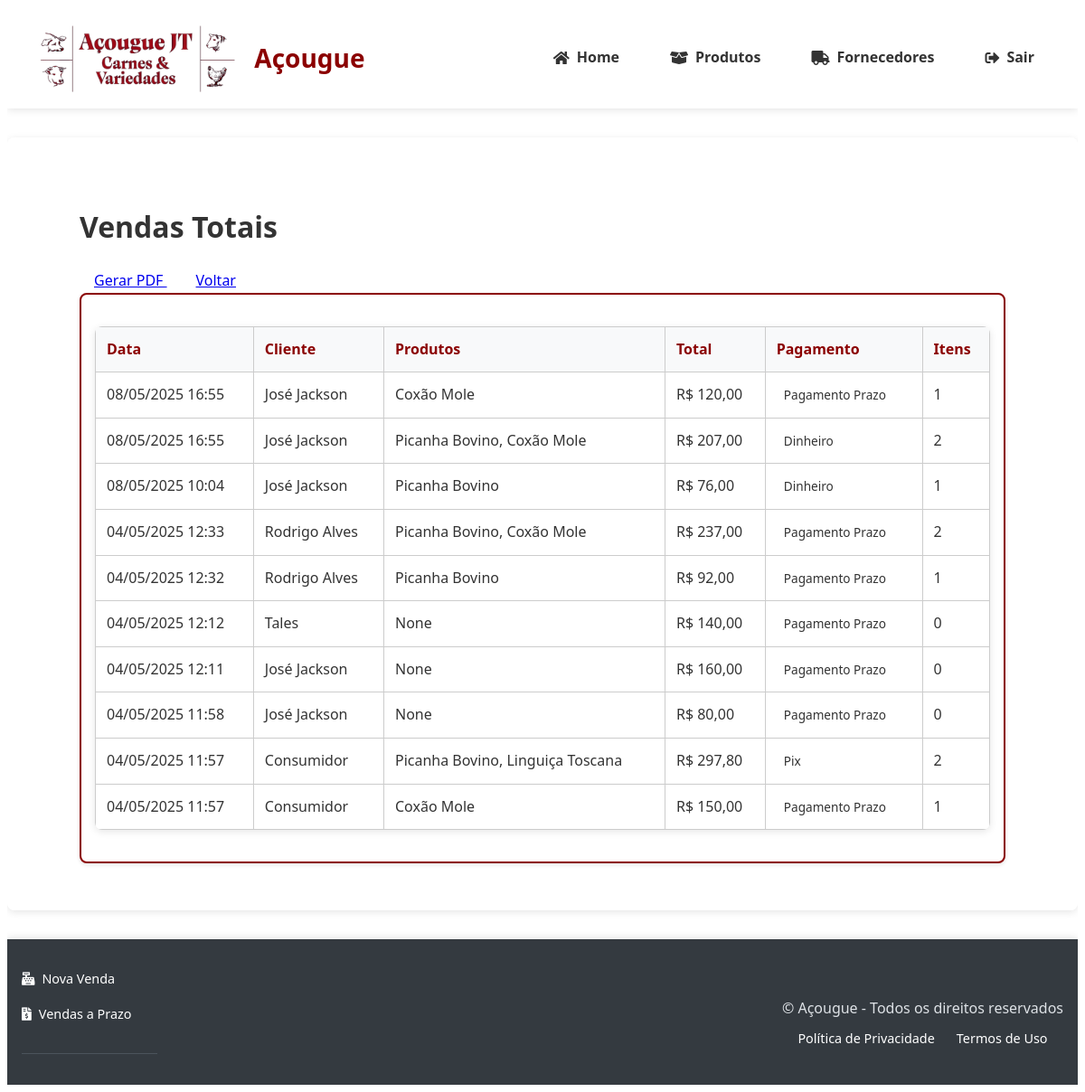
Before: /relatorios/vendas_totais (signed in) with the older database file.
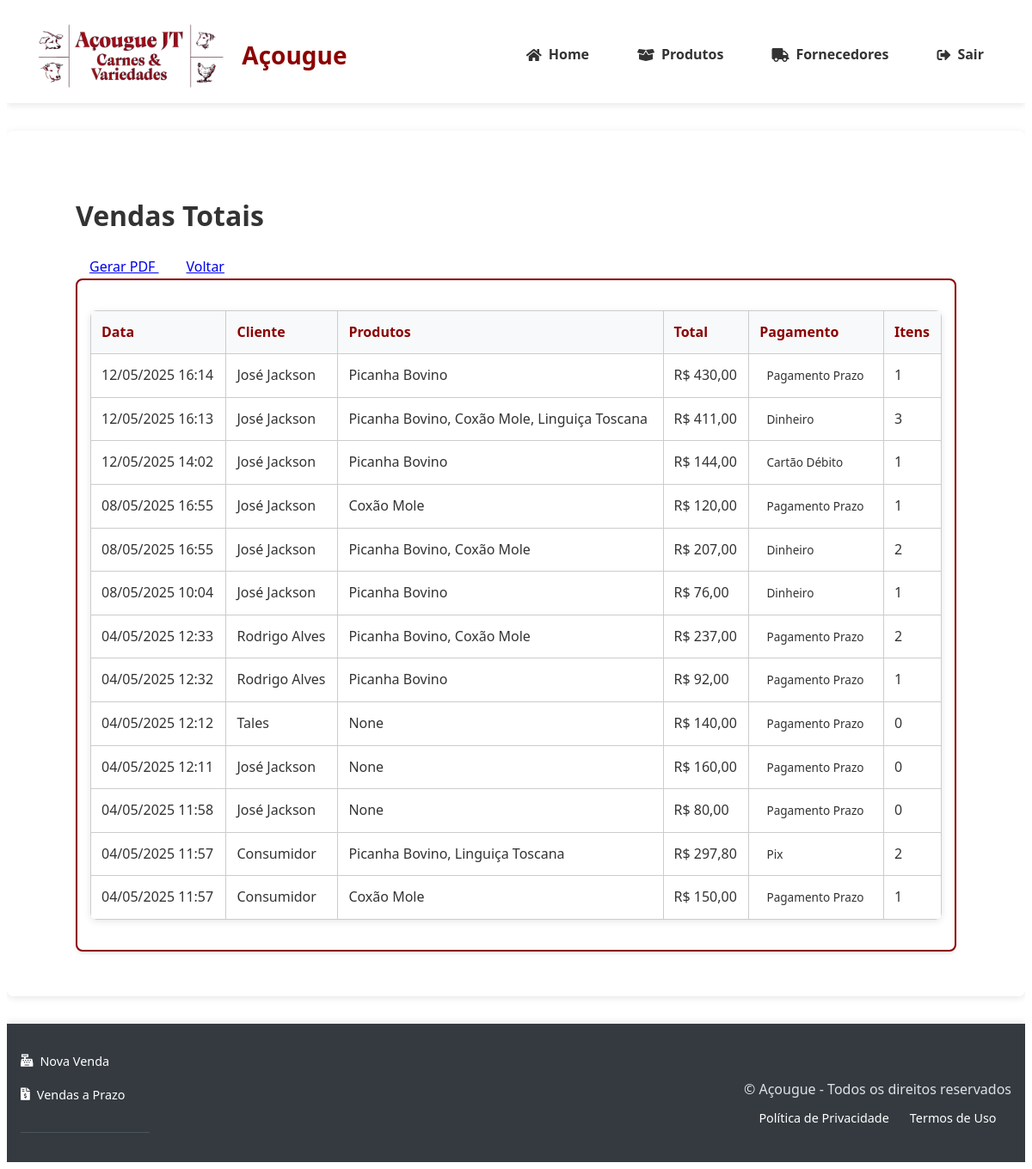
After: the same page with the newer database file.
### tables this page shows
CREATE TABLE vendas (
                id TEXT PRIMARY KEY,
                data TIMESTAMP DEFAULT CURRENT_TIMESTAMP,
                cliente_cpf TEXT,
                cliente_nome TEXT,  
                total DECIMAL(10,2) NOT NULL,
                metodo_pagamento TEXT NOT NULL,
                usuario_id INTEGER NOT NULL REFERENCES users(id) ON DELETE CASCADE,
                status_pagamento TEXT NOT NULL DEFAULT 'pago',
                data_vencimento DATE,
                observacao TEXT
            );

### app.py (the view, shortened to what this page needs)
@app.route('/relatorios/<report_type>')
@login_required
@role_required('gerente')
def relatorios_unificados(report_type):
    report_titles = {
        'vendas_totais': 'Vendas Totais',
    }
    if report_type == 'vendas_totais':
        with get_db_connection() as conn:
            cursor = conn.cursor()
            cursor.execute('''
                SELECT
                    v.id,
                    v.data,
                    v.cliente_nome as cliente,
                    GROUP_CONCAT(p.nome, ', ') as produtos,
                    v.total,
                    v.metodo_pagamento,
                    COUNT(vi.id) as total_itens
                FROM vendas v
                LEFT JOIN venda_itens vi ON v.id = vi.venda_id
                LEFT JOIN produtos p ON vi.produto_id = p.id
                GROUP BY v.id
                ORDER BY v.data DESC
            ''')
            dados = [dict(zip([column[0] for column in cursor.description], row))
                    for row in cursor.fetchall()]
        return render_template('relatorio_unificado.html',
                            dados=dados,
                            report_type=report_type,
                            titulo_relatorio=report_titles.get(report_type, 'Relatório'))

### app.py (called while the page is built)
def format_datetime(value, format='%d/%m/%Y %H:%M'):
    if value is None:
        return ''
    if isinstance(value, str):
        try:
            value = datetime.strptime(value, '%Y-%m-%d %H:%M:%S')
        except ValueError:
            try:
                value = datetime.strptime(value, '%Y-%m-%d')
            except ValueError:
                return value
    return value.strftime(format)

@app.template_filter('format_currency')
def format_currency(value):
    try:
        return f"R$ {float(value):,.2f}".replace(",", "X").replace(".", ",").replace("X", ".")
    except (ValueError, TypeError):
        return "R$ 0,00"

### banco_dados.py (called while the page is built)
@contextmanager
def get_db_connection():
    conn = sqlite3.connect(DB_PATH)
    conn.row_factory = sqlite3.Row
    conn.execute("PRAGMA foreign_keys = ON")
    try:
        yield conn
    finally:
        conn.close()

### templates/relatorio_unificado.html (shortened to what this page needs)
{% extends 'base.html' %}
{% block content %}
<div class="container dashboard-container">
    <div class="d-flex justify-content-between align-items-center mb-4">
        <h1>{{ titulo_relatorio }}</h1>
        <div>
            <a href="{{ url_for('gerar_pdf') }}" class="btn btn-primary me-2">
                Gerar PDF
            </a>
            <a href="{{ url_for('relatorios') }}" class="btn btn-secondary">
                Voltar
            </a>
        </div>
    </div>
    <div class="card">
        <div class="card-body">
            {% if report_type == 'vendas_totais' %}
                <div class="table-responsive">
                    <table class="table table-striped table-hover">
                        <thead class="table-dark">
                            <tr>
                                <th>Data</th>
                                <th>Cliente</th>
                                <th>Produtos</th>
                                <th>Total</th>
                                <th>Pagamento</th>
                                <th>Itens</th>
                            </tr>
                        </thead>
                        <tbody>
                            {% for venda in dados %}
                            <tr>
                                <td>{{ venda.data|format_datetime('%d/%m/%Y %H:%M') }}</td>
                                <td>{{ venda.cliente or 'Consumidor' }}</td>
                                <td>{{ venda.produtos }}</td>
                                <td>{{ venda.total|format_currency }}</td>
                                <td>
                                    <span class="badge bg-{{ 'success' if venda.metodo_pagamento != 'pagamento_prazo' else 'warning' }}">
                                        {{ venda.metodo_pagamento|replace('_', ' ')|title }}
                                    </span>
                                </td>
                                <td>{{ venda.total_itens }}</td>
                            </tr>
                            {% endfor %}
                        </tbody>
                    </table>
                </div>
            {% else %}
                <div class="alert alert-info">
                    Nenhum dado encontrado para o período selecionado.
                </div>
            {% endif %}
        </div>
    </div>
</div>
{% endblock %}

Changed rows visible on the page:
added vendas: data "12/05/2025 16:14", cliente_nome "José Jackson", produtos "Picanha Bovino", total "R$ 430,00", metodo_pagamento "Pagamento Prazo", total_itens "1"
added vendas: data "12/05/2025 16:13", cliente_nome "José Jackson", produtos "Picanha Bovino, Coxão Mole, Linguiça Toscana", total "R$ 411,00", metodo_pagamento "Dinheiro", total_itens "3"
added vendas: data "12/05/2025 14:02", cliente_nome "José Jackson", produtos "Picanha Bovino", total "R$ 144,00", metodo_pagamento "Cartão Débito", total_itens "1"
